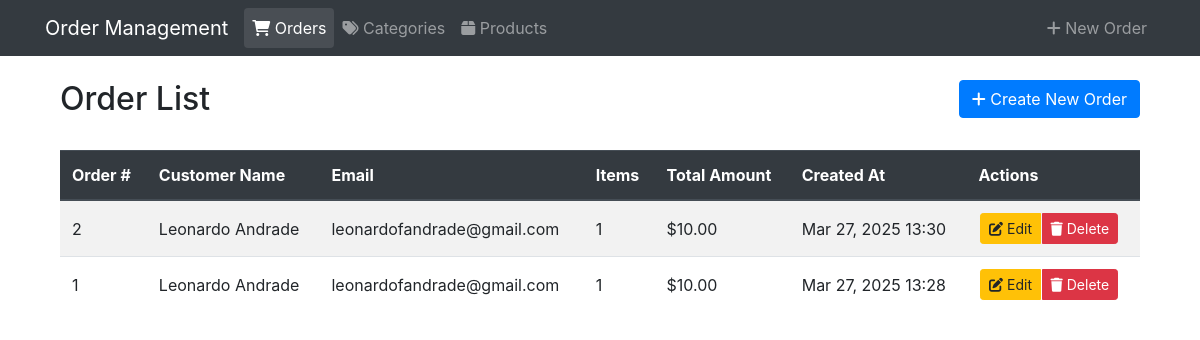
/orders/, run on an earlier commit of the app's database.
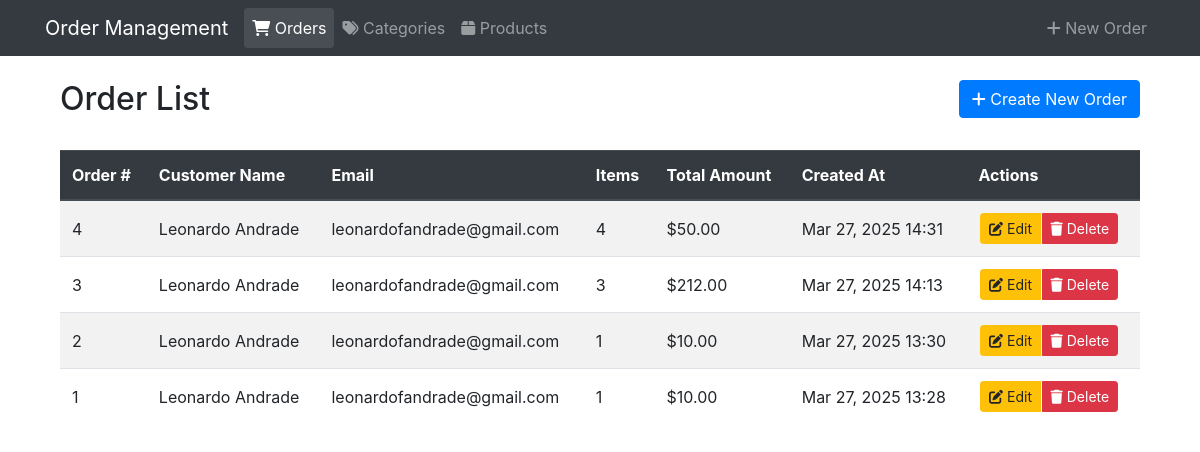
And on a later commit of the database.
### orders/models.py (models this page shows, shortened)
class Order(models.Model):
    customer_name = models.CharField(max_length=100)
    customer_email = models.EmailField()
    created_at = models.DateTimeField(default=timezone.now)
    updated_at = models.DateTimeField(default=timezone.now)
    total_amount = models.DecimalField(max_digits=10, decimal_places=2, default=0)

### orders/views.py (the view)
# urls.py: path('orders/', order_list, name='order_list'),
def order_list(request):
    orders = Order.objects.all().order_by('-created_at')
    return render(request, 'orders/order_list.html', {'orders': orders})

### orders/templates/orders/order_list.html (shortened to what this page needs)
{% extends 'base.html' %}
{% block content %}
<div class="container mt-4">
    <div class="row mb-4">
        <div class="col">
            <h2>Order List</h2>
        </div>
        <div class="col text-right">
            <a href="{% url 'create_order' %}" class="btn btn-primary">
                <i class="fas fa-plus"></i> Create New Order
            </a>
        </div>
    </div>
    <div class="table-responsive">
        <table class="table table-striped table-hover">
            <thead class="thead-dark">
                <tr>
                    <th>Order #</th>
                    <th>Customer Name</th>
                    <th>Email</th>
                    <th>Items</th>
                    <th>Total Amount</th>
                    <th>Created At</th>
                    <th>Actions</th>
                </tr>
            </thead>
            <tbody>
                {% for order in orders %}
                <tr>
                    <td>{{ order.id }}</td>
                    <td>{{ order.customer_name }}</td>
                    <td>{{ order.customer_email }}</td>
                    <td>{{ order.order_items.count }}</td>
                    <td>${{ order.total_amount|floatformat:2 }}</td>
                    <td>{{ order.created_at|date:"M d, Y H:i" }}</td>
                    <td>
                        <div class="btn-group" role="group">
                            <a href="{% url 'create_order' %}?order_id={{ order.id }}" class="btn btn-warning btn-sm">
                                <i class="fas fa-edit"></i> Edit
                            </a>
                            <button type="button" class="btn btn-danger btn-sm" data-toggle="modal" data-target="#deleteModal{{ order.id }}">
                                <i class="fas fa-trash"></i> Delete
                            </button>
                        </div>
                    </td>
                </tr>
                {% empty %}
                <tr>
                    <td colspan="7" class="text-center">No orders found.</td>
                </tr>
                {% endfor %}
            </tbody>
        </table>
    </div>
</div>
{% endblock %}

### orders/templates/base.html (shortened to what this page needs)
<!DOCTYPE html>
<html lang="en">
<head>
    <link href="https://cdn.jsdelivr.net/npm/bootstrap@4.5.2/dist/css/bootstrap.min.css" rel="stylesheet">
    <link href="https://cdnjs.cloudflare.com/ajax/libs/font-awesome/6.0.0/css/all.min.css" rel="stylesheet">
    <link href="https://cdn.jsdelivr.net/npm/select2@4.1.0-rc.0/dist/css/select2.min.css" rel="stylesheet">
</head>
<body>
    <nav class="navbar navbar-expand-lg navbar-dark bg-dark">
        <div class="container">
            <a class="navbar-brand" href="{% url 'order_list' %}">Order Management</a>
            <div class="collapse navbar-collapse" id="navbarNav">
                <ul class="navbar-nav">
                    <li class="nav-item">
                        <a class="nav-link {% if request.path == '/orders/' %}active{% endif %}" href="{% url 'order_list' %}">
                            <i class="fas fa-shopping-cart"></i> Orders
                        </a>
                    </li>
                    <li class="nav-item">
                        <a class="nav-link {% if request.path == '/categories/' %}active{% endif %}" href="{% url 'category_list' %}">
                            <i class="fas fa-tags"></i> Categories
                        </a>
                    </li>
                    <li class="nav-item">
                        <a class="nav-link {% if request.path == '/products/' %}active{% endif %}" href="{% url 'product_list' %}">
                            <i class="fas fa-box"></i> Products
                        </a>
                    </li>
                </ul>
                <ul class="navbar-nav ml-auto">
                    <li class="nav-item">
                        <a class="nav-link {% if request.path == '/order/create/' %}active{% endif %}" href="{% url 'create_order' %}">
                            <i class="fas fa-plus"></i> New Order
                        </a>
                    </li>
                </ul>
            </div>
        </div>
    </nav>
    <div class="container mt-4">
        {% block content %}
        {% endblock %}
    </div>
</body>
</html>

### orders/templates/base.html (style rules this page uses)
.btn-group-sm > .btn, .btn-sm { padding: .25rem .5rem; margin: 0 .1rem; }
.table td, .table th { vertical-align: middle; }
.navbar-nav .nav-link { padding-right: 1rem; padding-left: 1rem; }
.navbar-nav .nav-link.active { color: #fff; background-color: rgba(255,255,255,0.1); border-radius: 0.25rem; }

What changed in the data, as far as the page shows it:
added Order: id "4", customer_name "Leonardo Andrade", customer_email "leonardofandrade@gmail.com", order_items.count "4", total_amount "50.00", created_at "Mar 27, 2025 14:31"
added Order: id "3", customer_name "Leonardo Andrade", customer_email "leonardofandrade@gmail.com", order_items.count "3", total_amount "212.00", created_at "Mar 27, 2025 14:13"
